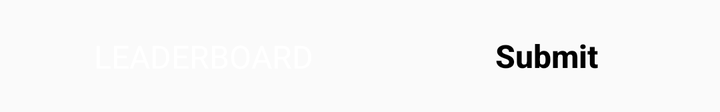
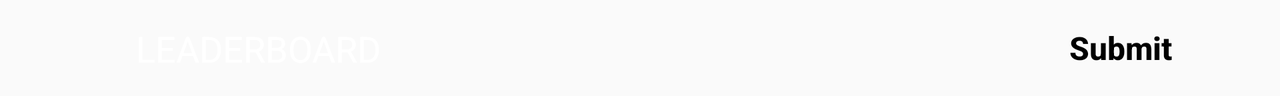

Two renders of one Android screen. The first uses the default layout on a phone; the second uses the alternative layout the repository ships for a different screen configuration, on a matching device. The two XML files are below.
<!-- AndroidManifest.xml: application theme AppTheme.NoActionBar -->
<!-- res/layout/custom_toolbar.xml -->
<?xml version="1.0" encoding="utf-8"?>
<androidx.appcompat.widget.Toolbar xmlns:android="http://schemas.android.com/apk/res/android"
    xmlns:app="http://schemas.android.com/apk/res-auto"
    xmlns:tools="http://schemas.android.com/tools"
    android:id="@+id/toolbar"
    android:layout_width="match_parent"
    android:layout_height="?attr/actionBarSize"
    android:background="@android:color/transparent"
    android:orientation="vertical"
    android:textAlignment="textEnd"
    app:titleMargin="2dp">

    <androidx.constraintlayout.widget.ConstraintLayout
        android:layout_width="match_parent"
        android:layout_height="wrap_content"
        android:layout_margin="10dp">

        <TextView
            android:id="@+id/app_name"
            android:layout_width="wrap_content"
            android:layout_height="wrap_content"
            android:layout_marginEnd="40dp"
            android:text="@string/app_name"
            android:textAllCaps="true"
            android:textColor="@android:color/white"
            android:textSize="16sp"
            app:layout_constraintBottom_toBottomOf="parent"
            app:layout_constraintEnd_toStartOf="@+id/button_submit"
            app:layout_constraintStart_toStartOf="parent"
            app:layout_constraintTop_toTopOf="parent" />

        <Button
            android:id="@+id/button_submit"
            android:layout_width="wrap_content"
            android:layout_height="wrap_content"
            android:background="@drawable/button_bg"
            android:paddingStart="20dp"
            android:paddingEnd="20dp"
            android:paddingTop="1dp"
            android:paddingBottom="1dp"
            android:text="Submit"
            android:textAlignment="center"
            android:textAllCaps="false"
            android:textColor="@android:color/black"
            android:textSize="16sp"
            android:textStyle="bold"
            app:layout_constraintEnd_toEndOf="parent"
            app:layout_constraintStart_toEndOf="@id/app_name"
            app:layout_constraintTop_toTopOf="parent" />
    </androidx.constraintlayout.widget.ConstraintLayout>


</androidx.appcompat.widget.Toolbar>
<!-- resources referenced by this layout -->
<resources>
  <string name="app_name">Leaderboard</string>
  <style name="AppTheme.NoActionBar">
          <item name="windowActionBar">true</item>
          <item name="windowNoTitle">true</item>
          <item name="colorPrimary">#111212</item>
          <item name="colorPrimaryDark">#0C0C0C</item>
          <item name="colorAccent">#101010</item>
      </style>
</resources>
<!-- res/layout-land/custom_toolbar.xml (the repository's variant of the layout above) -->
<!-- drawn on the phone turned sideways -->
<?xml version="1.0" encoding="utf-8"?>
<androidx.appcompat.widget.Toolbar xmlns:android="http://schemas.android.com/apk/res/android"
    xmlns:app="http://schemas.android.com/apk/res-auto"
    xmlns:tools="http://schemas.android.com/tools"
    android:id="@+id/toolbar"
    android:layout_width="match_parent"
    android:layout_height="?attr/actionBarSize"
    android:background="@android:color/transparent"
    android:orientation="vertical"
    android:textAlignment="textEnd"
    app:titleMargin="2dp">

    <androidx.constraintlayout.widget.ConstraintLayout
        android:layout_width="match_parent"
        android:layout_height="wrap_content"
        android:layout_margin="10dp">

        <TextView
            android:id="@+id/app_name"
            android:layout_width="wrap_content"
            android:layout_height="wrap_content"
            android:layout_marginStart="52dp"
            android:text="@string/app_name"
            android:textAllCaps="true"
            android:textColor="@android:color/white"
            android:textSize="18sp"
            app:layout_constraintBottom_toBottomOf="parent"
            app:layout_constraintStart_toStartOf="parent"
            app:layout_constraintTop_toTopOf="parent" />

        <Button
            android:id="@+id/button_submit"
            android:layout_width="wrap_content"
            android:layout_height="wrap_content"
            android:layout_marginStart="300dp"
            android:background="@drawable/button_bg"
            android:paddingStart="20dp"
            android:paddingTop="1dp"
            android:paddingEnd="20dp"
            android:paddingBottom="1dp"
            android:text="Submit"
            android:textAlignment="center"
            android:textAllCaps="false"
            android:textColor="@android:color/black"
            android:textSize="16sp"
            android:textStyle="bold"
            app:layout_constraintEnd_toEndOf="parent"
            app:layout_constraintStart_toEndOf="@+id/app_name"
            app:layout_constraintTop_toTopOf="parent" />
    </androidx.constraintlayout.widget.ConstraintLayout>


</androidx.appcompat.widget.Toolbar>
